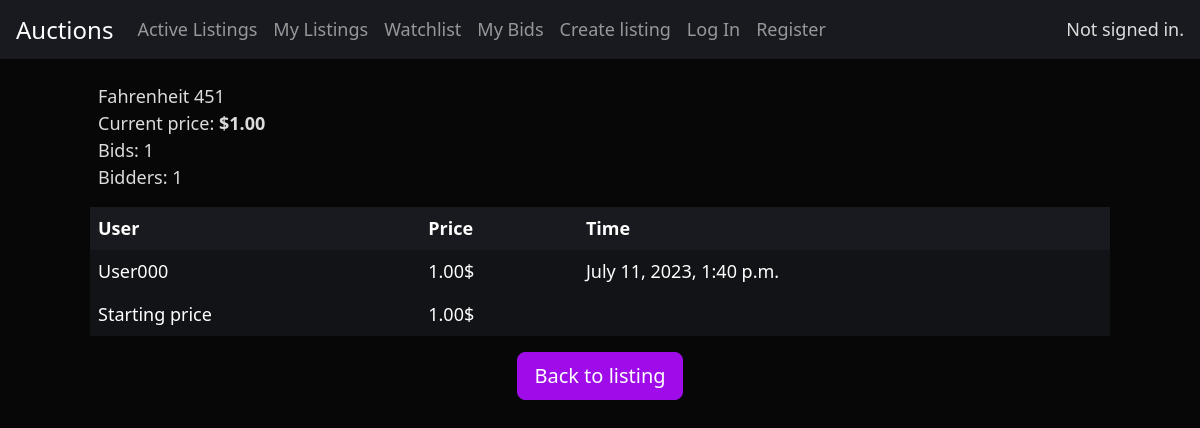
Screenshot of /listing/2/bids with the database file from the repository.
### auctions/models.py (models this page shows, shortened)
class Listing(models.Model):
    owner = models.ForeignKey(User, on_delete=models.CASCADE, related_name="owner")
    title = models.CharField(max_length=64)
    description = models.TextField()
    start_bid = models.DecimalField(max_digits=20, decimal_places=2)
    image = models.URLField(max_length=256)
    bids = models.ManyToManyField(Bid, blank=True, related_name="bids")
    condition = models.CharField(
        max_length=16, null=True, choices=CONDITION_CHOICES
    )
    category = models.CharField(
        max_length=32, default=None, null=True, blank=True, choices=CATEGORY_CHOICES
    )
    active_status = models.CharField(
        max_length=16, default="active", choices=STATUS_CHOICES
    )
    watchlist = models.ManyToManyField(User, blank=True, related_name="watching_users")
    comments = models.ManyToManyField(Comment, blank=True, related_name="comments")
    winner = models.OneToOneField(
        User, on_delete=models.SET_NULL, blank=True, null=True, default=None
    )

class Bid(models.Model):
    price = models.DecimalField(max_digits=10, decimal_places=2)
    time = models.DateTimeField(auto_now=True)
    user = models.ForeignKey(User, on_delete=models.CASCADE, related_name="user")

class User(AbstractUser):
    pass

### auctions/views.py (the view)
# urls.py: path("listing/<int:listing_id>/bids", views.bids, name="bids"),
def bids(request, listing_id):
    if request.method == "GET":
        listing = Listing.objects.get(pk=listing_id)
        bids = listing.bids.all().order_by('-price')
        return render(request, "auctions/bids.html", {
            "bids": bids,
            "listing": listing,
            "bidders": listing.bids.values('user').distinct().count(),
        })

### auctions/templates/auctions/bids.html (shortened to what this page needs)
{% extends 'auctions/layout.html' %}
{% block body %}
<div class="mx-lg-5">
    <section class="row g-3 mt-3">
        <div class="px-3 col d-flex align-items-center m-0">
            <div>
                <div>
                    {{ listing.title }}
                </div>
                <div>
                    Current price:
                    <strong>
                        {% if bids.exists %}
                        ${{ bids.first.price }}
                        {% else %}
                        ${{ listing.start_bid }}
                        {% endif %}
                    </strong>
                </div>
                <div>Bids: {{ bids.count }}</div>
                <div>Bidders: {{ bidders }}</div>
            </div>
        </div>
    </section>
    <section class="mt-3">
        <table class="table table-borderless table-dark">
            <thead>
                <tr>
                    <th class="bg-accent">User</th>
                    <th class="bg-accent">Price</th>
                    <th class="bg-accent">Time</th>
                </tr>
            </thead>
            {% for bid in bids %}
                <tr>
                    <td class="bg-secondary">{{ bid.user.username }}</td>
                    <td class="bg-secondary">{{ bid.price }}$</td>
                    <td class="bg-secondary">{{ bid.time }}</td>
                </tr>
            {% endfor %}
            <tr>
                <td class="bg-secondary">Starting price</td>
                <td class="bg-secondary">{{ listing.start_bid }}$</td>
                <td class="bg-secondary">{{ listing.time.creation_time }}</td>
            </tr>
        </table>
    </section>
    <div class="d-flex justify-content-center">
        <a href="{% url 'listing' listing.id %}" class="btn btn-lg btn-purple">Back to listing</a>
    </div>
</div>
{% endblock body %}

### rows the page displays
Listing: title "Fahrenheit 451", start_bid "1.00"
Bid: first.price "1.00", user.username "User000", price "1.00", time "July 11, 2023, 1:40 p.m."

### other values shown
{{ bids.count }} "1"
{{ bidders }} "1"
